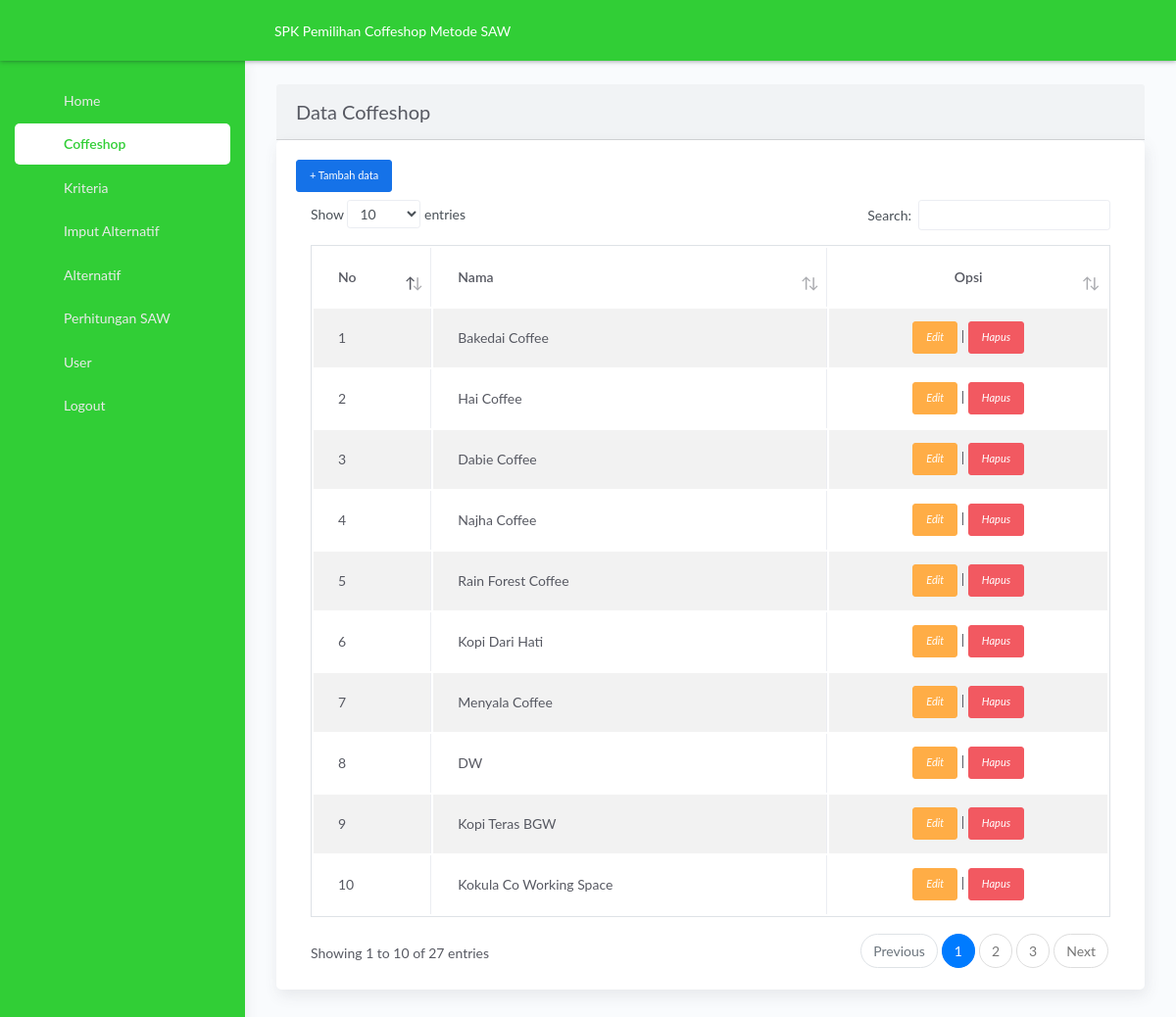
The app's page /coffeshop.php (signed in) with its own data.
### tables this page shows
CREATE TABLE `tb_coffeshop` (
  `id_coffeshop` int(11) NOT NULL,
  `nama` varchar(200) NOT NULL
);

### coffeshop.php (the view, shortened to what this page needs)
<?php include  './template/header.php';
?>
<?php
 include './template/navbar.php';
?>
<?php
$page = 'coffe'; include './template/sidebar.php';
?>
<div class="main-panel">
			<div class="content">
				<div class="page-inner">
					<div class="row">
						<div class="col-md-12">
								<div class="card-header">
									<h4 class="card-title">Data Coffeshop</h4>
								</div>
								<div class="card">
								<div class="card-body">
									<h4><a class="btn btn-primary btn-sm" href="tambah_coffeshop.php">+ Tambah data</a></h4>
									<div class="table-responsive">
										<table id="basic-datatables" class="isplay table table-striped table-bordered table-hover" >
											<thead>
												<tr>
												    <th>No</th>
												    <th>Nama</th>
													<th style='text-align:center;'>Opsi</th>
												</tr>
											</thead>
											<tbody>
											<?php
											include 'aksilogin/config.php';
											$nomor = 1;
											$data = mysqli_query($koneksi, "SELECT * FROM tb_coffeshop");
											while ($a = mysqli_fetch_array($data)) { ?>
												<tr>
												  <td><?php echo $nomor++; ?></td>
												  <td><?php echo $a['nama']; ?></td>
												  <td style='text-align:center;'><a class="btn btn-warning btn-sm" href="edit_coffeshop.php?id_coffeshop=<?php echo $a['id_coffeshop']; ?>"><i class="far fa-edit"> Edit</i></a> | <a class="btn btn-danger btn-sm" href="./coffeshop/delete.php?id_coffeshop=<?php echo $a['id_coffeshop']; ?>"><i class="far fa-window-close"> Hapus</i></a></td>
												</tr>
											<?php } ?>
											</tbody>
										</table>
									</div>
								</div>
							</div>
						</div>
					</div>
				</div>
			</div>
		</div>
<?php
include './template/footer.php';
?>

### records on screen
tb_coffeshop: nama "Bakedai Coffee"
tb_coffeshop: nama "Hai Coffee"
tb_coffeshop: nama "Dabie Coffee"
tb_coffeshop: nama "Najha Coffee"
tb_coffeshop: nama "Rain Forest Coffee"
tb_coffeshop: nama "Kopi Dari Hati"
tb_coffeshop: nama "Menyala Coffee"
tb_coffeshop: nama "DW"
tb_coffeshop: nama "Kopi Teras BGW"
tb_coffeshop: nama "Kokula Co Working Space"
